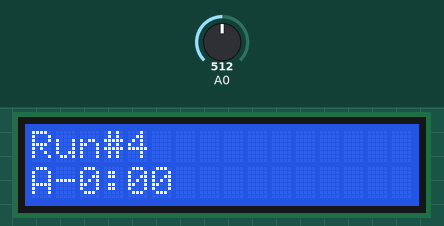
This sketch was run on a simulated Arduino Uno, built with avr-gcc and run on an emulated ATmega328P. Shown: 16×2 character LCD. The inputs (shaded band) are chosen by the test bench; at power-on: A0 = 512.

Above: at 1.2 s.
1.3 s: A0 set to 413
3.0 s: A0 set to 387
At 3.9 s:
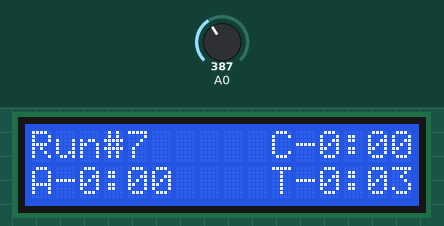
6.0 s: A0 set to 410
At 6.5 s:
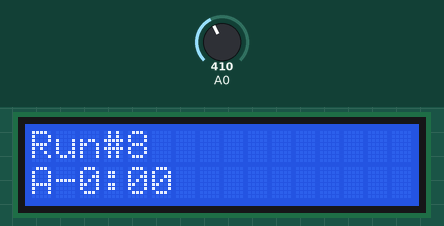
Timing chart, 0 to 9.0 s (numbered marks = the images above; inputs shaded):
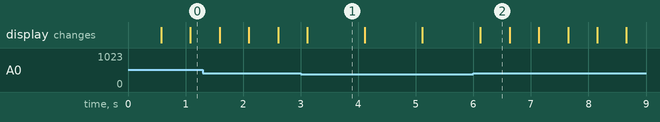

The sketch:

ArduinoRunTimer.ino
```cpp
#include <LiquidCrystal.h>

// Select the pins used on the LCD panel
LiquidCrystal lcd(8, 9, 4, 5, 6, 7);

int runCounter = 0; //Keeps track of the total number of runs
bool paused = false; //Holds the state of device (paused or unpaused)
int adc_key_in  = 0; //Holds button value from sensor
long runStartTime = 0; //Keeps track of when each run starts
long pauseStartTime = 0; //Keeps track of when the device is paused
long pauseMillis = 0; //The amount of milliseconds that the device has been paused

#define btnRIGHT  0
#define btnUP     1
#define btnDOWN   2
#define btnLEFT   3
#define btnSELECT 4
#define btnNONE   5
int read_LCD_buttons()
{
 adc_key_in = analogRead(0); //Read the value from the sensor
 if (adc_key_in > 1000) return btnNONE; // First option for speed reasons since it will be the most likely result
 if (adc_key_in < 60)   return btnRIGHT;
 if (adc_key_in < 200)  return btnUP;
 if (adc_key_in < 400)  return btnDOWN;
 if (adc_key_in < 600)  return btnLEFT;
 if (adc_key_in < 800)  return btnSELECT;
 return btnNONE;  // When all others fail, return this
}

//Formats milliseconds into a H:M:S string
String formatMilli(long mil){
  long s = 0; //seconds
  int m = 0;  //minutes
  int h = 0;  //hours

  //less than 1 minute, return 0:seconds
  if (mil < 60000){
    s = mil/1000;
    if(s>9) return (String)"0:" + s;
    else    return (String)"0:0" + s;
  }

  //less than 1 hour, return minutes:seconds
  else if (mil < 3600000){
    m = mil/1000/60;
    s = mil/1000 - (m*60);
    if(s>9) return (String)m + ":" + s;
    else    return (String)m + ":0" + s;
  }

  //greater than 1 hour, return hours:minutes:seconds
  else{
    h = mil/1000/60/60;
    m = mil/1000/60 - (h*60);
    s = mil/1000 - (m*60) - (h*60*60);
    if(s>9) return (String)h + ":" + m + ":" + s;
    else    return (String)h + ":" + m + ":0" + s;
  }
}

//runs at startup
void setup() {
  lcd.begin(16, 2); //Sets up the LCDs number of columns and rows
  lcd.setCursor(0, 0);
  lcd.print("Run#1"); //Print Run#1 to top left of screen
}

void loop() {

  //If the device is not paused, continue to print information to screen
  if(not paused){
    //print current run duration
    String currentRunDuration = (String)" C-" + formatMilli(millis() - pauseMillis - runStartTime);
    lcd.setCursor(16 - currentRunDuration.length(), 0);
    lcd.print(currentRunDuration);

    //print total time
    String totalTime = (String)" T-" + formatMilli(millis() - pauseMillis);
    lcd.setCursor(16 - totalTime.length(),1);
    lcd.print(totalTime);
  }

  //See if any buttons have been pressed
  int buttonNum = read_LCD_buttons();

  //If DOWN or UP are pressed, pause or unpause the device
  if (buttonNum == btnDOWN or buttonNum == btnUP){
    if(paused){
      //add the amount of paused time to the pause counter
      pauseMillis = pauseMillis + (millis() - pauseStartTime);
      paused = false;
    }
    else{ //if not paused
      paused = true;
      //keep track of when pause was pressed
      pauseStartTime = millis();
    }
    //prevent multiple clicks
    delay(500);
  }

  //If SELECT or LEFT are pressed and it is not paused, start a new run
  else if (not paused and (buttonNum == btnSELECT or buttonNum == btnLEFT)) {

    runCounter++;

    lcd.clear(); //clear the screen

    //print run number
    lcd.setCursor(0, 0);
    lcd.print((String)"Run#" + (runCounter+1));

    //Reset current run time
    runStartTime = millis() - pauseMillis;

    //Recalculate average run time and print to screen
    lcd.setCursor(0, 1);
    String averageTime = (String)"A-" + formatMilli((millis()-pauseMillis)/runCounter);
    lcd.print(averageTime);

    //prevent multiple clicks
    delay(500);
  }

}
```

Measured:
- the behaviour switches between 400 and 399 on A0 (found by bisection; images 0 and 1)
- after the input at 3.0 s, the display: changes after 0.11 s (image 1)
- after the input at 6.0 s, the display: changes after 0.12 s (image 2)
- what the display in image 1 shows lasts 1.0 s, from 3.1 s to 4.1 s
